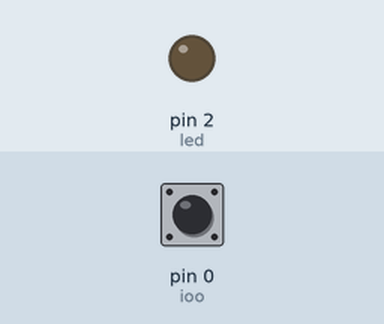
This sketch was run on a simulated Arduino Uno, built with avr-gcc and run on an emulated ATmega328P. On the bench: output pins drawn as LEDs (lit = HIGH). Inputs (shaded band) come from the test bench; at power-on: pin 0 (ioo) HIGH.

Above: at 1.2 s.
1.3 s: pin 0 (ioo) pulled LOW for 0.15 s
At 1.37 s:
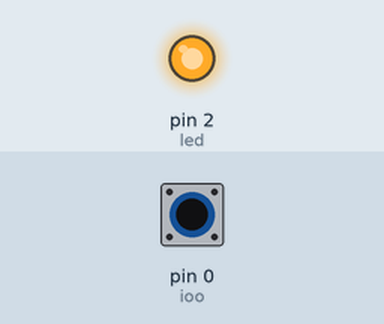
2.9 s: pin 0 (ioo) pulled LOW for 3.2 s
At 6.6 s:
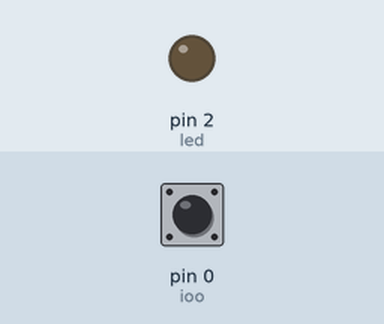
Timing chart, 0 to 8.1 s (numbered marks = the images above; inputs shaded):
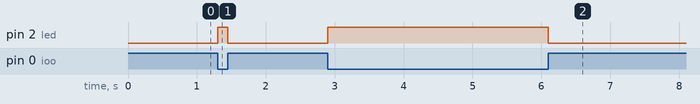

The sketch:

project1.ino
```cpp
#define led 2
#define ioo 0


void setup(){

  pinMode(led,OUTPUT);
  pinMode(ioo,INPUT_PULLUP);
}

void loop(){
  if(digitalRead(ioo)== LOW){
    digitalWrite(led,HIGH);
  }else{
    digitalWrite(led,LOW);
  }

  // sleep(10);
}
```

Measured:
- after the input at 1.3 s, pin 2 (led): LOW → HIGH at once, → LOW 0.15 s later
- after the input at 2.9 s, pin 2 (led): LOW → HIGH at once, → LOW 3.2 s later
